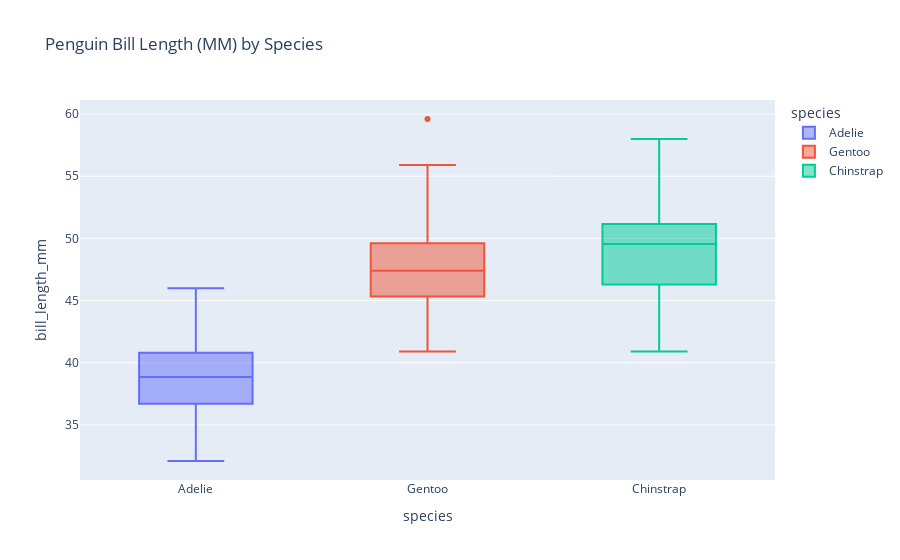

This figure's notebook cell:
### Code cell
fig = px.box(penguins, x="species", y="bill_length_mm", color="species", title="Penguin Bill Length (MM) by Species")
fig.show()

### Figure 1 — Plotly figure (JSON) as saved in the notebook; plotly's stock layout.template omitted (floating-point values rounded to 4 significant figures; data arrays with more than 128 entries replaced by an {"elided": "..."} marker saying what was removed)
{"data": [{"alignmentgroup": "True", "hovertemplate": "species=%{x}<br>bill_length_mm=%{y}<extra></extra>", "legendgroup": "Adelie", "marker": {"color": "#636efa"}, "name": "Adelie", "notched": false, "offsetgroup": "Adelie", "orientation": "v", "showlegend": true, "type": "box", "x": {"elided": "146 str values"}, "x0": " ", "xaxis": "x", "y": {"elided": "146 float values"}, "y0": " ", "yaxis": "y"}, {"alignmentgroup": "True", "hovertemplate": "species=%{x}<br>bill_length_mm=%{y}<extra></extra>", "legendgroup": "Gentoo", "marker": {"color": "#EF553B"}, "name": "Gentoo", "notched": false, "offsetgroup": "Gentoo", "orientation": "v", "showlegend": true, "type": "box", "x": ["Gentoo", "Gentoo", "Gentoo", "Gentoo", "Gentoo", "Gentoo", "Gentoo", "Gentoo", "Gentoo", "Gentoo", "Gentoo", "Gentoo", "Gentoo", "Gentoo", "Gentoo", "Gentoo", "Gentoo", "Gentoo", "Gentoo", "Gentoo", "Gentoo", "Gentoo", "Gentoo", "Gentoo", "Gentoo", "Gentoo", "Gentoo", "Gentoo", "Gentoo", "Gentoo", "Gentoo", "Gentoo", "Gentoo", "Gentoo", "Gentoo", "Gentoo", "Gentoo", "Gentoo", "Gentoo", "Gentoo", "Gentoo", "Gentoo", "Gentoo", "Gentoo", "Gentoo", "Gentoo", "Gentoo", "Gentoo", "Gentoo", "Gentoo", "Gentoo", "Gentoo", "Gentoo", "Gentoo", "Gentoo", "Gentoo", "Gentoo", "Gentoo", "Gentoo", "Gentoo", "Gentoo", "Gentoo", "Gentoo", "Gentoo", "Gentoo", "Gentoo", "Gentoo", "Gentoo", "Gentoo", "Gentoo", "Gentoo", "Gentoo", "Gentoo", "Gentoo", "Gentoo", "Gentoo", "Gentoo", "Gentoo", "Gentoo", "Gentoo", "Gentoo", "Gentoo", "Gentoo", "Gentoo", "Gentoo", "Gentoo", "Gentoo", "Gentoo", "Gentoo", "Gentoo", "Gentoo", "Gentoo", "Gentoo", "Gentoo", "Gentoo", "Gentoo", "Gentoo", "Gentoo", "Gentoo", "Gentoo", "Gentoo", "Gentoo", "Gentoo", "Gentoo", "Gentoo", "Gentoo", "Gentoo", "Gentoo", "Gentoo", "Gentoo", "Gentoo", "Gentoo", "Gentoo", "Gentoo", "Gentoo", "Gentoo", "Gentoo", "Gentoo", "Gentoo"], "x0": " ", "xaxis": "x", "y": [46.1, 50, 48.7, 50, 47.6, 46.5, 45.4, 46.7, 43.3, 46.8, 40.9, 49, 45.5, 48.4, 45.8, 49.3, 42, 49.2, 46.2, 48.7, 50.2, 45.1, 46.5, 46.3, 42.9, 46.1, 47.8, 48.2, 50, 47.3, 42.8, 45.1, 59.6, 49.1, 48.4, 42.6, 44.4, 44, 48.7, 42.7, 49.6, 45.3, 49.6, 50.5, 43.6, 45.5, 50.5, 44.9, 45.2, 46.6, 48.5, 45.1, 50.1, 46.5, 45, 43.8, 45.5, 43.2, 50.4, 45.3, 46.2, 45.7, 54.3, 45.8, 49.8, 49.5, 43.5, 50.7, 47.7, 46.4, 48.2, 46.5, 46.4, 48.6, 47.5, 51.1, 45.2, 45.2, 49.1, 52.5, 47.4, 50, 44.9, 50.8, 43.4, 51.3, 47.5, 52.1, 47.5, 52.2, 45.5, 49.5, 44.5, 50.8, 49.4, 46.9, 48.4, 51.1, 48.5, 55.9, 47.2, 49.1, 46.8, 41.7, 53.4, 43.3, 48.1, 50.5, 49.8, 43.5, 51.5, 46.2, 55.1, 48.8, 47.2, 46.8, 50.4, 45.2, 49.9], "y0": " ", "yaxis": "y"}, {"alignmentgroup": "True", "hovertemplate": "species=%{x}<br>bill_length_mm=%{y}<extra></extra>", "legendgroup": "Chinstrap", "marker": {"color": "#00cc96"}, "name": "Chinstrap", "notched": false, "offsetgroup": "Chinstrap", "orientation": "v", "showlegend": true, "type": "box", "x": ["Chinstrap", "Chinstrap", "Chinstrap", "Chinstrap", "Chinstrap", "Chinstrap", "Chinstrap", "Chinstrap", "Chinstrap", "Chinstrap", "Chinstrap", "Chinstrap", "Chinstrap", "Chinstrap", "Chinstrap", "Chinstrap", "Chinstrap", "Chinstrap", "Chinstrap", "Chinstrap", "Chinstrap", "Chinstrap", "Chinstrap", "Chinstrap", "Chinstrap", "Chinstrap", "Chinstrap", "Chinstrap", "Chinstrap", "Chinstrap", "Chinstrap", "Chinstrap", "Chinstrap", "Chinstrap", "Chinstrap", "Chinstrap", "Chinstrap", "Chinstrap", "Chinstrap", "Chinstrap", "Chinstrap", "Chinstrap", "Chinstrap", "Chinstrap", "Chinstrap", "Chinstrap", "Chinstrap", "Chinstrap", "Chinstrap", "Chinstrap", "Chinstrap", "Chinstrap", "Chinstrap", "Chinstrap", "Chinstrap", "Chinstrap", "Chinstrap", "Chinstrap", "Chinstrap", "Chinstrap", "Chinstrap", "Chinstrap", "Chinstrap", "Chinstrap", "Chinstrap", "Chinstrap", "Chinstrap", "Chinstrap"], "x0": " ", "xaxis": "x", "y": [46.5, 50, 51.3, 45.4, 52.7, 45.2, 46.1, 51.3, 46, 51.3, 46.6, 51.7, 47, 52, 45.9, 50.5, 50.3, 58, 46.4, 49.2, 42.4, 48.5, 43.2, 50.6, 46.7, 52, 50.5, 49.5, 46.4, 52.8, 40.9, 54.2, 42.5, 51, 49.7, 47.5, 47.6, 52, 46.9, 53.5, 49, 46.2, 50.9, 45.5, 50.9, 50.8, 50.1, 49, 51.5, 49.8, 48.1, 51.4, 45.7, 50.7, 42.5, 52.2, 45.2, 49.3, 50.2, 45.6, 51.9, 46.8, 45.7, 55.8, 43.5, 49.6, 50.8, 50.2], "y0": " ", "yaxis": "y"}], "layout": {"boxmode": "overlay", "legend": {"title": {"text": "species"}, "tracegroupgap": 0}, "title": {"text": "Penguin Bill Length (MM) by Species"}, "xaxis": {"anchor": "y", "categoryarray": ["Adelie", "Gentoo", "Chinstrap"], "categoryorder": "array", "domain": [0, 1], "title": {"text": "species"}}, "yaxis": {"anchor": "x", "domain": [0, 1], "title": {"text": "bill_length_mm"}}}}
